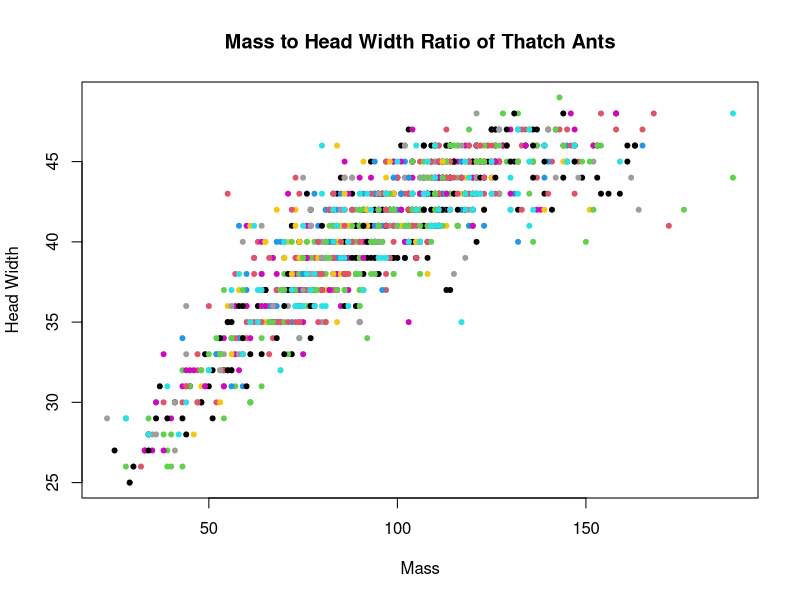

Write R code to recreate this figure.
dat = read.csv("./thatch_ant.csv")



row = which(dat$Headwidth == "41mm")
col = "Headwidth"
dat[row, col] <- "41.000"

narow = which(dat$Headwidth == "")
col = "Headwidth"
dat[narow, col] <- "NA"
na.omit(dat)



class(dat$Headwidth)
as.numeric(as.character(dat$headwidth))

class(dat$Mass)
class(dat$Colony)



jpeg("./thatch_ant_by_colony.jpg")
plot(x = dat$Mass, y = dat$Headwidth, main = "Mass to Head Width Ratio of Thatch Ants", 
     xlab = "Mass", ylab = "Head Width", pch = 20, col = dat$Colony)
dev.off()



dat2 <- dat[dat$Colony<3,]
write.csv(dat2, "./col1and2.csv")
